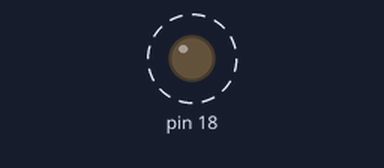
The sketch below on a simulated Arduino Uno, built with avr-gcc and run on an emulated ATmega328P. On the bench: output pins drawn as LEDs (lit = HIGH). Dashed ring = blinking.

Above: at 0.3 s.
Timing chart, 0 to 3.7 s (numbered marks = the images above):
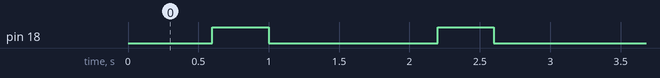

Measured:
- by itself, pin 18: alternates HIGH for 0.40 s and LOW for 1.2 s

The sketch:

Quiz1b.ino
```cpp
#define TOTAL_PIN 4

int LED[TOTAL_PIN];

void OFF(){
for(int i=0; i<TOTAL_PIN; i++){
  digitalWrite(LED[i],LOW);
}
}

void setup() {
LED[0] = 27;
LED[1] = 26;
LED[2] = 25;
LED[3] = 18;
for(int i=0; i<TOTAL_PIN; i++){
  pinMode(LED[i],OUTPUT);
}

}

void loop() {
  for(int i=0; i<TOTAL_PIN; i++){
    digitalWrite(LED[i],HIGH);
    delay(200);
    OFF();
  }
  for(int i=TOTAL_PIN-1; i>=0; i--){
    digitalWrite(LED[i],HIGH);
    delay(200);
    OFF();
  }

}
```
